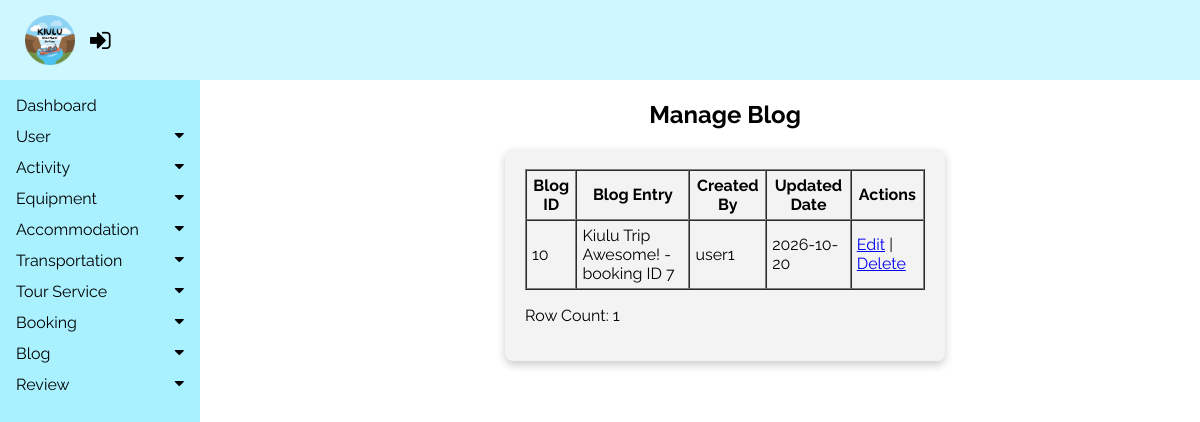
/tourism_management_system/admin/modules/blog/blogList.php, run on the app's committed database.
### tables this page shows
CREATE TABLE `blog` (
  `blogID` int(11) NOT NULL,
  `blogEntry` text NOT NULL,
  `createdBy` int(11) NOT NULL,
  `updatedDate` date NOT NULL,
  `blogImg` varchar(100) NOT NULL
);

CREATE TABLE `user` (
  `userID` int(11) NOT NULL,
  `userName` varchar(100) NOT NULL,
  `userEmail` varchar(100) NOT NULL,
  `userContact` varchar(100) NOT NULL,
  `userPassword` varchar(100) NOT NULL,
  `registerDate` timestamp NOT NULL DEFAULT current_timestamp() ON UPDATE current_timestamp(),
  `userRole` int(11) NOT NULL DEFAULT 2 COMMENT '1 - System Admin, 2 - Normal User	'
);

### tourism_management_system/admin/modules/blog/blogList.php (the view, shortened to what this page needs)
<?php
include("../../../config/config.php");
?>
<!DOCTYPE html>
<html lang="en">
<head>
    <link rel="stylesheet" href="https://cdnjs.cloudflare.com/ajax/libs/font-awesome/4.7.0/css/font-awesome.min.css">
    <link rel="stylesheet" type="text/css" href="../../css/admin.css">
</head>
<body>
<header>
<div class="topNav">
<?php include("C:/xampp/htdocs/tourism_management_system/admin/includes/usernav.php"); ?>
</header>
    <?php
    include '../../includes/sideNav.php';
    ?>
    <div class="main">
        <h2 style="text-align: center;">Manage Blog</h2>
        <div class="rowform">
            <?php
            $sql_blog = "SELECT b.blogID, b.blogEntry, b.blogImg, b.createdBy, u.userID, u.userName,
            b.updatedDate
            FROM blog b, user u
            WHERE b.createdBy = u.userID
            ORDER BY b.blogID ASC";
            $result = mysqli_query($conn, $sql_blog);
            $rowcount = mysqli_num_rows($result);
            if ($rowcount > 0) {
                echo "<table border='1' cellpadding='5' cellspacing='0' width='100%'>";
                echo "<tr>";
                echo "<th>Blog ID</th>";
                echo "<th>Blog Entry</th>";
                echo "<th>Created By</th>";
                echo "<th>Updated Date</th>";
                echo "<th>Actions</th>";
                echo "</tr>";
                while ($row = mysqli_fetch_assoc($result)) {
                    echo "<tr>";
                    echo "<td>" . htmlspecialchars($row["blogID"]) . "</td>";
                    echo "<td>" . htmlspecialchars($row["blogEntry"]) . "</td>";
                    echo "<td>" . htmlspecialchars($row["userName"]) . "</td>";
                    echo "<td>" . htmlspecialchars($row["updatedDate"]) . "</td>";
                    echo "<td>";
                    echo "<a href='editBlog.php?id=" . urlencode($row["blogID"]) . "'>Edit</a> | ";
                    echo "<a href='deleteBlog.php?id=" . urlencode($row["blogID"]) . "' onclick='return confirm(\"Are you sure you want to delete this blog?\");'>Delete</a>";
                    echo "</td>";
                    echo "</tr>";
                }
                echo "</table>";
                echo "<p>Row Count: $rowcount</p>";
            } else {
                echo "<p>No results found.</p>";
            }
            echo '</div>';
            echo '</div>';
            ?>
            <p><a href="<?php echo ADMIN_BASE_URL; ?>">Admin Page</a></p>
    </body>
    </html>

### tourism_management_system/admin/css/admin.css (style rules this page uses)
body { font-family: "Raleway", sans-serif; margin: 0; padding: 0; background-color: white; }
.topNav { display: flex; justify-content: space-between; align-items: center; background-color:#CFF7FF; color: black; padding: 10px 20px; position: fixed; top: 0; left: 0; width: 100%; z-index: 2; box-sizing: border-box; }
.main { margin-top: 70px; margin-left: 250px; padding: 10px 10px; }
.rowform { max-width: 400px; padding: 20px; background-color: #f3f3f3; border-radius: 8px; box-shadow: 0 4px 8px rgba(0, 0, 0, 0.2); margin: auto; }

### data on the page
blog: blogID "10", blogEntry "Kiulu Trip Awesome! - booking ID 7", createdBy.userName "user1", updatedDate "2026-10-20"

### other printed values
$rowcount "1"
